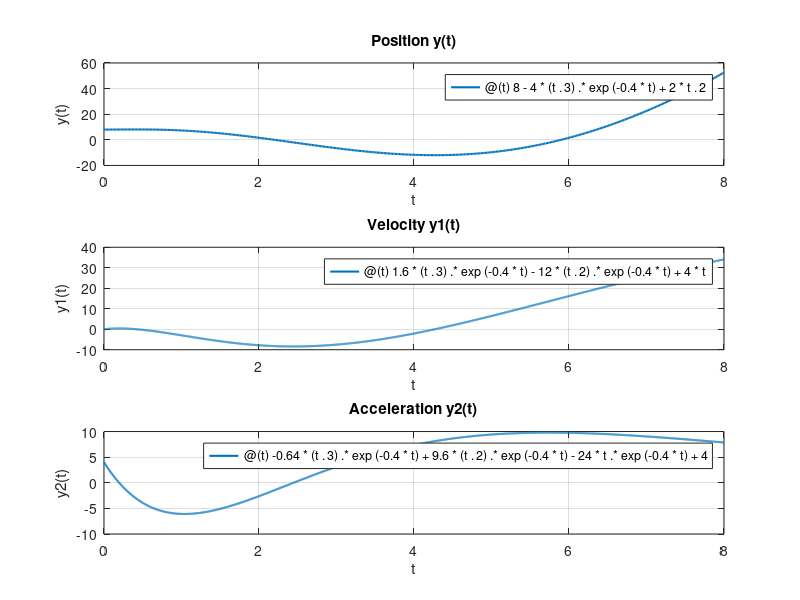

Recreate this plot in MATLAB.
clc;
close all;
clear all;

% Define the position function y(t)
y = @(t) 8 - 4*(t.^3).*exp(-0.4*t) + 2*t.^2;

% Analytical First Derivative (Velocity): y'(t)
% Derived using product rule on -4*t^3*exp(-0.4*t)
y1 = @(t) 1.6*(t.^3).*exp(-0.4*t) - 12*(t.^2).*exp(-0.4*t) + 4*t;

% Analytical Second Derivative (Acceleration): y''(t)
% Derived using product rule on y'(t)
y2 = @(t) -0.64*(t.^3).*exp(-0.4*t) + 9.6*(t.^2).*exp(-0.4*t) - 24*t.*exp(-0.4*t) + 4;

% Plotting Position y(t)
subplot(3, 1, 1);
fplot(y, [0, 8], 'LineWidth', 1.5);
title('Position y(t)');
xlabel('t'); ylabel('y(t)');
grid on;

% Plotting Velocity y1(t)
subplot(3, 1, 2);
fplot(y1, [0, 8], 'LineWidth', 1.5);
title('Velocity y1(t)');
xlabel('t'); ylabel('y1(t)');
grid on;

% Plotting Acceleration y2(t)
subplot(3, 1, 3);
fplot(y2, [0, 8], 'LineWidth', 1.5);
title('Acceleration y2(t)');
xlabel('t'); ylabel('y2(t)');
grid on;
